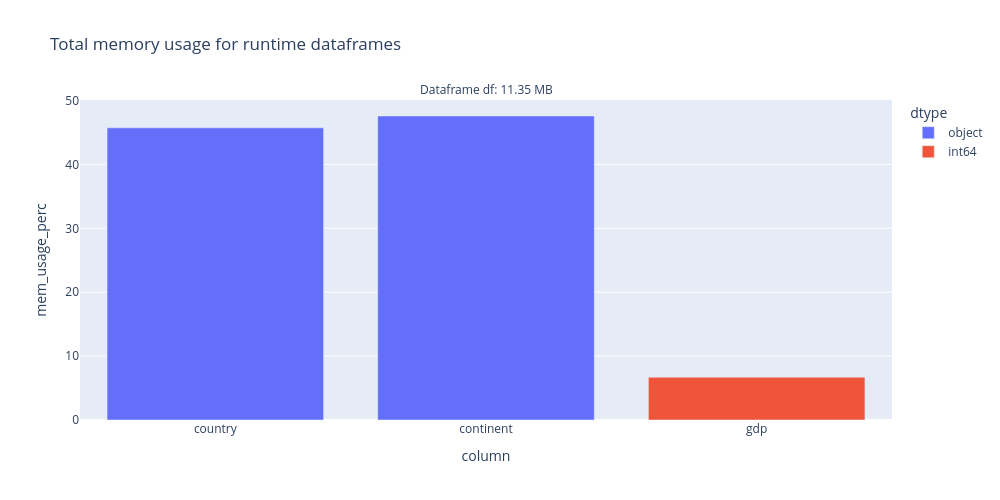

The code cell stored with this chart in its notebook:
### Code cell
#@title df_memory_usage

data = {
    'country': ['USA', 'Canada', 'Germany', 'France', 'UK', 'China', 'Japan', 'India', 'Brazil', 'Australia'] * 10000,
    'continent': ['North America', 'North America', 'Europe', 'Europe', 'Europe', 'Asia', 'Asia', 'Asia', 'South America', 'Oceania'] * 10000,
    'gdp': [21137518, 1647000, 3845630, 2715518, 2825208, 14342903, 5081770, 2875142, 1444731, 1330155] * 10000
}

# Create the DataFrame
df = pd.DataFrame(data)

# Just plot, avoid storing the underlaying dataframe 

_ = df_memory_usage({'df': df}, plot_height=500, plot_width=1000)

### Figure 1 — Plotly figure (JSON) as saved in the notebook; plotly's stock layout.template omitted (floating-point values rounded to 4 significant figures)
{"data": [{"alignmentgroup": "True", "hovertemplate": "dtype=object<br>df_name=df<br>column=%{x}<br>mem_usage_perc=%{y}<extra></extra>", "legendgroup": "object", "marker": {"color": "#636efa", "pattern": {"shape": ""}}, "name": "object", "offsetgroup": "object", "orientation": "v", "showlegend": true, "textposition": "auto", "type": "bar", "visible": true, "x": ["country", "continent"], "xaxis": "x", "y": [45.73, 47.58], "yaxis": "y"}, {"alignmentgroup": "True", "hovertemplate": "dtype=int64<br>df_name=df<br>column=%{x}<br>mem_usage_perc=%{y}<extra></extra>", "legendgroup": "int64", "marker": {"color": "#EF553B", "pattern": {"shape": ""}}, "name": "int64", "offsetgroup": "int64", "orientation": "v", "showlegend": true, "textposition": "auto", "type": "bar", "x": ["gdp"], "xaxis": "x", "y": [6.7], "yaxis": "y"}], "layout": {"annotations": [{"font": {}, "showarrow": false, "text": "Dataframe df: 11.35 MB", "x": 0.5, "xanchor": "center", "xref": "paper", "y": 1, "yanchor": "bottom", "yref": "paper"}], "barmode": "relative", "height": 500, "legend": {"title": {"text": "dtype"}, "tracegroupgap": 0}, "title": {"text": "Total memory usage for runtime dataframes"}, "width": 1000, "xaxis": {"anchor": "y", "autorange": true, "domain": [0, 1], "range": [-0.5, 2.5], "title": {"text": "column"}, "type": "category"}, "yaxis": {"anchor": "x", "autorange": true, "domain": [0, 1], "range": [0, 50.08], "title": {"text": "mem_usage_perc"}, "type": "linear"}}}
